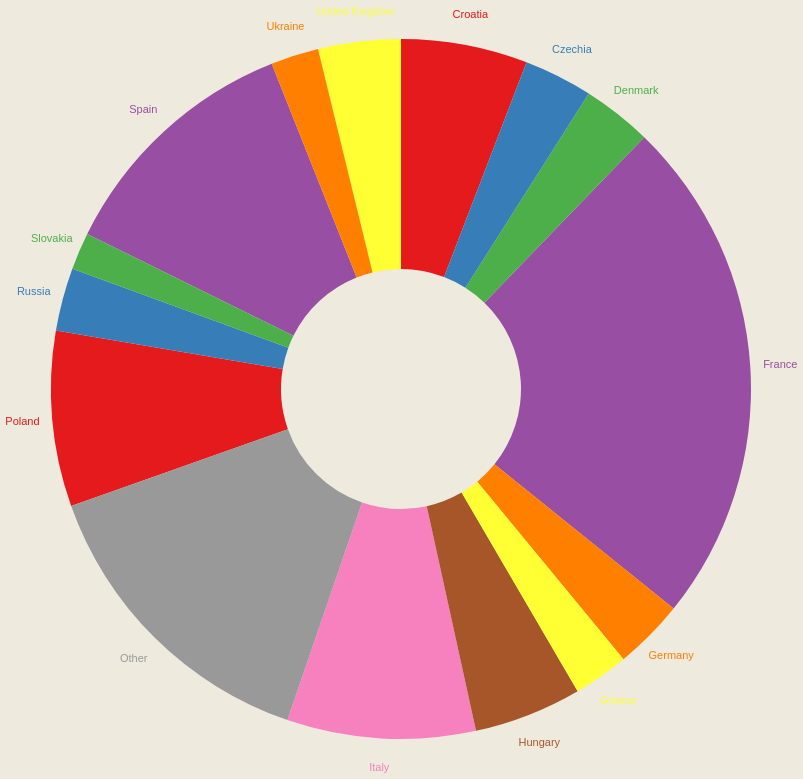

Specify this chart in Vega-Lite:
### Vega-Lite specification from a JSON file in a GitHub repository (floating-point values rounded to 4 significant figures)
{"$schema": "https://vega.github.io/schema/vega-lite/v4.json", "width": 440, "height": 330, "background": "#EEEADD", "description": "A donut chart representing the number of tourists that visit each country on average.", "data": {"name": "table", "values": [{"country": "France", "value": 199200000.0}, {"country": "Spain", "value": 98706350}, {"country": "Italy", "value": 73570000.0}, {"country": "Poland", "value": 68472600}, {"country": "Croatia", "value": 49382150}, {"country": "Hungary", "value": 42129100}, {"country": "United Kingdom", "value": 32233250}, {"country": "Denmark", "value": 27220000.0}, {"country": "Germany", "value": 27428400}, {"country": "Czechia", "value": 26810000.0}, {"country": "Russia", "value": 24676600}, {"country": "Greece", "value": 21517500}, {"country": "Ukraine", "value": 18684100}, {"country": "Slovakia", "value": 14526000}, {"country": "Other", "value": 121000000.0}]}, "layer": [{"mark": {"type": "arc", "innerRadius": 120, "outerRadius": 350}, "encoding": {"tooltip": [{"field": "country", "type": "nominal", "title": "Country Name"}, {"field": "value", "type": "quantitative", "title": "Avg. Number of Tourists"}], "color": {"field": "country", "scale": {"scheme": "set1"}}}}, {"mark": {"type": "text", "radius": 380}, "encoding": {"text": {"field": "country", "type": "nominal"}}}], "encoding": {"theta": {"field": "value", "type": "quantitative", "stack": true}, "color": {"field": "country", "type": "nominal", "legend": null}}, "view": {"stroke": null}}
